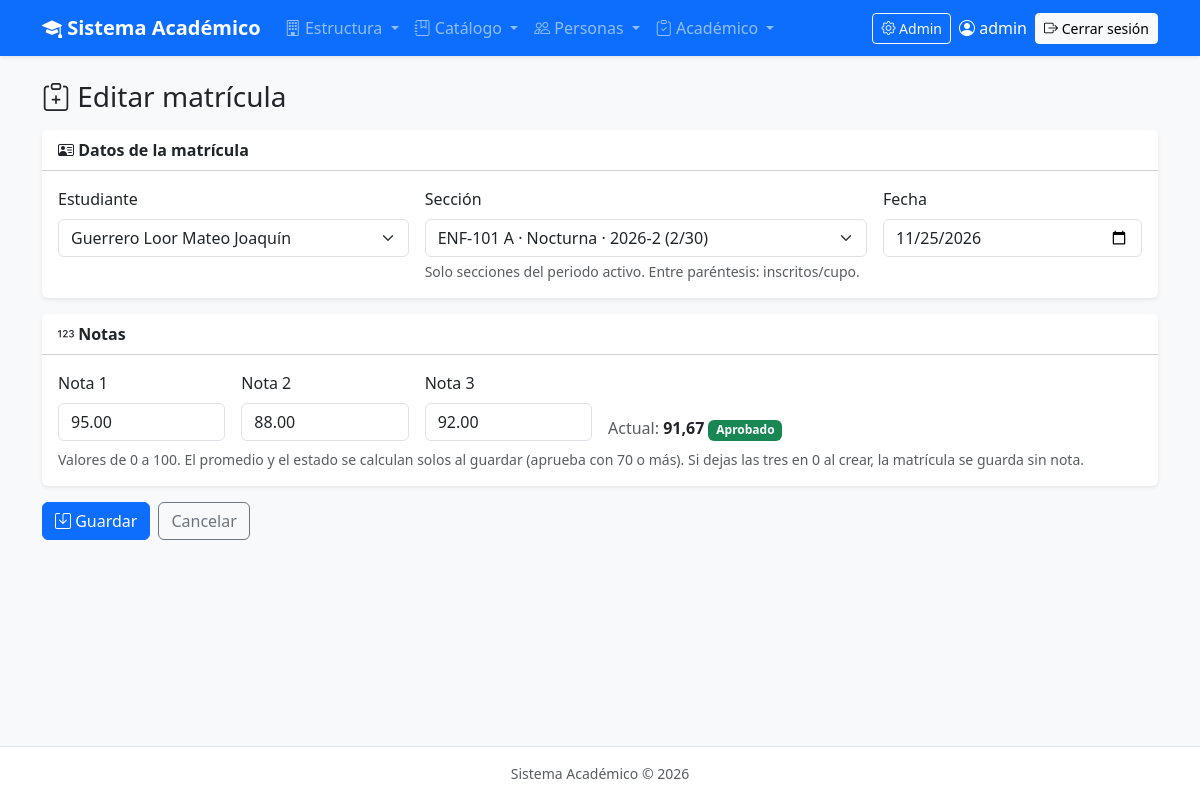
The page /academico/matriculas/25/editar/ (signed in) on the database its author committed.
### academico/models.py (models this page shows, shortened)
class Matricula(ModeloBase):
    estudiante = models.ForeignKey(Estudiante, on_delete=models.PROTECT, related_name="matriculas")
    seccion = models.ForeignKey(Seccion, on_delete=models.PROTECT, related_name="matriculas")
    fecha = models.DateField(default=timezone.localdate)
    class Meta:
        verbose_name = "Matrícula"
        verbose_name_plural = "Matrículas"
        ordering = ["-fecha"]
        constraints = [   # un estudiante no se matricula dos veces en la misma sección
            models.UniqueConstraint(fields=["estudiante", "seccion"], name="matricula_unica"),
        ]

class Nota(ModeloBase):
    matricula = models.OneToOneField(Matricula, on_delete=models.CASCADE, related_name="nota")   # 1:1
    n1 = models.DecimalField("Nota 1", max_digits=5, decimal_places=2, default=0, validators=VALIDAR_NOTA)
    n2 = models.DecimalField("Nota 2", max_digits=5, decimal_places=2, default=0, validators=VALIDAR_NOTA)
    n3 = models.DecimalField("Nota 3", max_digits=5, decimal_places=2, default=0, validators=VALIDAR_NOTA)
    promedio = models.DecimalField(max_digits=5, decimal_places=2, default=0, editable=False)
    estado = models.CharField(max_length=10, choices=EstadoNota.choices, default=EstadoNota.REPROBADO, editable=False)
    class Meta:
        verbose_name = "Nota"
        verbose_name_plural = "Notas"

### academico/views.py (the view, shortened to what this page needs)
# urls.py: path("matriculas/<int:pk>/editar/", views.MatriculaUpdateView.as_view(), name="matricula_editar"),
class MatriculaUpdateView(LoginRequiredMixin, MatriculaNotaMixin, UpdateView):
    queryset = MATRICULAS_COMPLETAS
    titulo = "Editar matrícula"
    mensaje_exito = "Matrícula actualizada correctamente."

### academico/forms.py
class MatriculaForm(forms.ModelForm):
    seccion = SeccionConCupoField(
        queryset=Seccion.objects.none(),
        label="Sección",
        help_text="Solo secciones del periodo activo. Entre paréntesis: inscritos/cupo.",
    )
    class Meta:
        model = Matricula
        fields = ["estudiante", "seccion", "fecha"]
        widgets = {
            "fecha": forms.DateInput(attrs={"type": "date"}, format="%Y-%m-%d"),
        }
    def __init__(self, *args, **kwargs):
        super().__init__(*args, **kwargs)
        condicion = Q(periodo__activo=True)
        if self.instance.pk and self.instance.seccion_id:
            condicion |= Q(pk=self.instance.seccion_id)
        self.fields["seccion"].queryset = (
            Seccion.objects.filter(condicion)
            .select_related("curso", "periodo")               # para el texto de la opción
            .annotate(total_inscritos=Count("matriculas"))    # cuenta inscritos en la MISMA consulta
            .order_by("curso__codigo", "paralelo", "jornada")
        )
        aplicar_estilos_bootstrap(self)  # componente de core

### academico/forms.py (called while the page is built)
    def label_from_instance(self, seccion):
        inscritos = getattr(seccion, "total_inscritos", seccion.inscritos)
        return (
            f"{seccion.curso.codigo} {seccion.paralelo} · {seccion.get_jornada_display()} · "
            f"{seccion.periodo.nombre} ({inscritos}/{seccion.cupo})"
        )

### academico/models.py (called while the page is built)
    def __str__(self):
        return f"{self.apellidos} {self.nombres}"

    @property
    def inscritos(self):
        return self.matriculas.count()

### academico/views.py (called while the page is built)
    def get_nota_formset(self):
        kwargs = {"instance": self.object, "prefix": "nota"}
        if self.request.method == "POST":
            kwargs["data"] = self.request.POST  # con datos enviados → se puede validar
        return NotaFormSet(**kwargs)

    def get_context_data(self, **kwargs):
        context = super().get_context_data(**kwargs)
        if "nota_formset" not in context:
            context["nota_formset"] = self.get_nota_formset()
        context["titulo"] = self.titulo
        context["nota_minima"] = NOTA_MINIMA_APROBACION
        return context

### academico/templates/academico/matricula_form.html (shortened to what this page needs)
{% extends "base.html" %}
{% block contenido %}
<h1 class="h3 mb-3"><i class="bi bi-clipboard-plus"></i> {{ titulo }}</h1>
<form method="post" novalidate>
    <div class="card shadow-sm border-0 mb-3">
        <div class="card-header bg-white fw-semibold"><i class="bi bi-person-vcard"></i> Datos de la matrícula</div>
        <div class="card-body">
            <div class="row g-3">
                {% for campo in form %}
                    <div class="{% if campo.name == 'seccion' %}col-md-5{% else %}col-md-4{% endif %}{% if campo.name == 'fecha' %} col-lg-3{% endif %}">
                        <label for="{{ campo.id_for_label }}" class="form-label">{{ campo.label }}</label>
                        {{ campo }}
                        {% if campo.help_text %}<div class="form-text">{{ campo.help_text }}</div>{% endif %}
                    </div>
                {% endfor %}
            </div>
        </div>
    </div>
    <div class="card shadow-sm border-0 mb-3">
        <div class="card-header bg-white fw-semibold"><i class="bi bi-123"></i> Notas</div>
        <div class="card-body">
            {% for nota_form in nota_formset %}
                <div class="row g-3">
                    {% for campo in nota_form.visible_fields %}
                        <div class="col-sm-4 col-lg-2">
                            <label for="{{ campo.id_for_label }}" class="form-label">{{ campo.label }}</label>
                            {{ campo }}
                        </div>
                    {% endfor %}
                    {% if nota_form.instance.pk %}
                        <div class="col-sm-12 col-lg-4 d-flex align-items-end">
                            <div>
                                <span class="text-muted">Actual:</span>
                                <b>{{ nota_form.instance.promedio }}</b>
                                {% if nota_form.instance.estado == "aprobado" %}
                                    <span class="badge text-bg-success">Aprobado</span>
                                {% else %}
                                    <span class="badge text-bg-danger">Reprobado</span>
                                {% endif %}
                            </div>
                        </div>
                    {% endif %}
                </div>
            {% endfor %}
            <div class="form-text mt-2">
                Valores de 0 a 100. El promedio y el estado se calculan solos al guardar
                (aprueba con {{ nota_minima }} o más). Si dejas las tres en 0 al crear, la matrícula se guarda sin nota.
            </div>
        </div>
    </div>
    <div class="d-flex gap-2">
        <button type="submit" class="btn btn-primary"><i class="bi bi-save"></i> Guardar</button>
        {% if object %}
            <a href="{% url 'academico:matricula_detalle' object.pk %}" class="btn btn-outline-secondary">Cancelar</a>
        {% else %}
            <a href="{% url 'academico:matricula_lista' %}" class="btn btn-outline-secondary">Cancelar</a>
        {% endif %}
    </div>
</form>
{% endblock %}

### templates/base.html (shortened to what this page needs)
{% load static %}
<!DOCTYPE html>
<html lang="es">
<head>
    <link rel="stylesheet" href="https://cdn.jsdelivr.net/npm/bootstrap@5.3.3/dist/css/bootstrap.min.css">
    <link rel="stylesheet" href="https://cdn.jsdelivr.net/npm/bootstrap-icons@1.11.3/font/bootstrap-icons.min.css">
</head>
<body class="bg-light d-flex flex-column min-vh-100">
{% if user.is_authenticated %}
<nav class="navbar navbar-expand-lg navbar-dark bg-primary shadow-sm">
    <div class="container">
        <a class="navbar-brand fw-semibold" href="{% url 'academico:inicio' %}">
            <i class="bi bi-mortarboard-fill"></i> Sistema Académico
        </a>
        <div class="collapse navbar-collapse" id="menuPrincipal">
            <ul class="navbar-nav me-auto">
                <li class="nav-item dropdown">
                    <a class="nav-link dropdown-toggle" href="#" role="button" data-bs-toggle="dropdown">
                        <i class="bi bi-building"></i> Estructura
                    </a>
                </li>
                <li class="nav-item dropdown">
                    <a class="nav-link dropdown-toggle" href="#" role="button" data-bs-toggle="dropdown">
                        <i class="bi bi-journal-bookmark"></i> Catálogo
                    </a>
                </li>
                <li class="nav-item dropdown">
                    <a class="nav-link dropdown-toggle" href="#" role="button" data-bs-toggle="dropdown">
                        <i class="bi bi-people"></i> Personas
                    </a>
                </li>
                <li class="nav-item dropdown">
                    <a class="nav-link dropdown-toggle" href="#" role="button" data-bs-toggle="dropdown">
                        <i class="bi bi-clipboard-check"></i> Académico
                    </a>
                </li>
            </ul>
            <div class="d-flex align-items-center gap-2">
                {% if user.is_staff %}
                    <a class="btn btn-sm btn-outline-light" href="{% url 'admin:index' %}">
                        <i class="bi bi-gear"></i> Admin
                    </a>
                {% endif %}
                <span class="navbar-text text-white">
                    <i class="bi bi-person-circle"></i> {{ user.get_full_name|default:user.username }}
                </span>
                <form method="post" action="{% url 'logout' %}" class="d-inline">
                    <button type="submit" class="btn btn-sm btn-light">
                        <i class="bi bi-box-arrow-right"></i> Cerrar sesión
                    </button>
                </form>
            </div>
        </div>
    </div>
</nav>
{% endif %}
<main class="container py-4 flex-grow-1">
    {% block contenido %}{% endblock %}
</main>
<footer class="text-center text-muted small py-3 border-top bg-white">
    Sistema Académico &copy; {% now "Y" %}
</footer>
</body>
</html>

### rows shown on the page
Matricula: form "Guerrero Loor Mateo Joaquín" "ENF-101 A · Nocturna · 2026-2 (2/30)" "11/25/2026"
Nota: instance.promedio "91,67"

### other values the page prints
{{ user.get_full_name|default:user.username }} "admin"
{{ titulo }} "Editar matrícula"
{{ campo.label }} "Estudiante" "Sección" "Fecha"
{{ campo.help_text }} "Solo secciones del periodo activo. Entre paréntesis: inscritos/cupo."
{{ campo.label }} "Nota 1" "Nota 2" "Nota 3"
{{ nota_minima }} "70"
